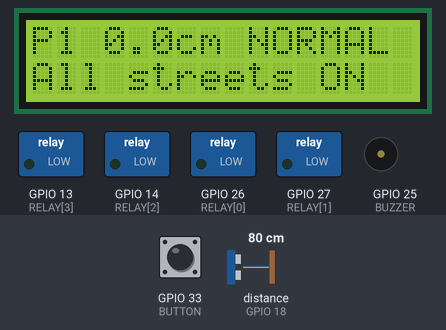
The sketch below on a simulated ESP32. On the bench: 16×2 character LCD, switched loads named in the sketch (green lamp = pin HIGH), buzzer (waves = sounding, pin HIGH). Wiring (inferred from the names in the program): ultrasonic range finder: trigger GPIO 5; echo GPIO 18. The test bench sets the inputs (shaded band); at power-on: distance to the obstacle (sensor on GPIO 18) 80 cm, GPIO 33 (BUTTON) HIGH. The echo pulse lasts 58.3 µs per cm; WiFi joins after 1.5 s; servers stay silent unless stated; uploads are accepted with an empty reply; EEPROM starts erased; pins used as bus, display or sensor lines are not drawn; what the sketch prints to the serial monitor is not drawn.

Above: at 6.4 s.
6.5 s: distance to the obstacle (sensor on GPIO 18) set to 15 cm
At 8.0 s:
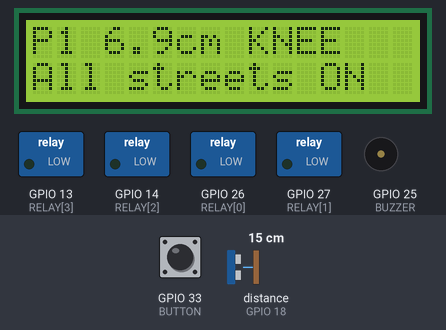
8.3 s: distance to the obstacle (sensor on GPIO 18) set to 12 cm
At 11.0 s:
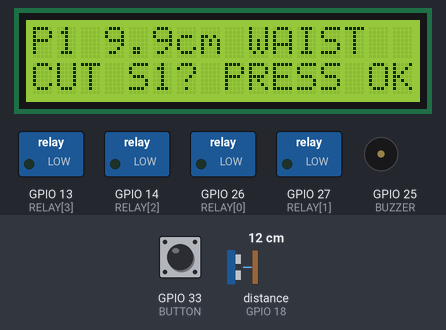
11.3 s: GPIO 33 (BUTTON) pulled LOW for 0.15 s
At 12.6 s:
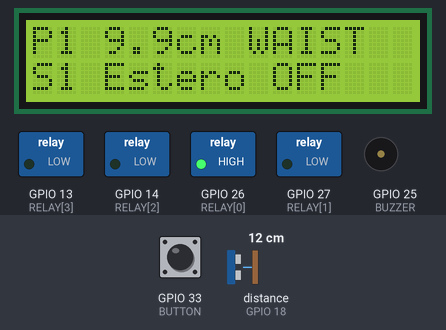
13.4 s: distance to the obstacle (sensor on GPIO 18) set to 2 cm
At 14.2 s:
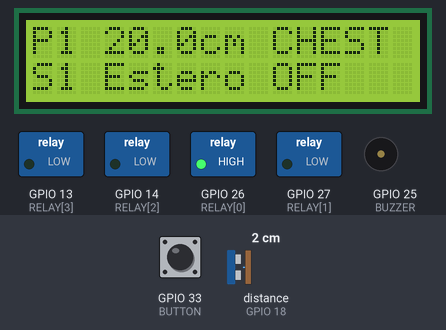
15.4 s: distance to the obstacle (sensor on GPIO 18) set to 18 cm
At 17.0 s:
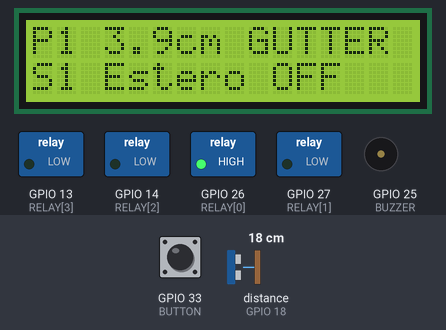
17.4 s: distance to the obstacle (sensor on GPIO 18) set to 35 cm
At 18.7 s:
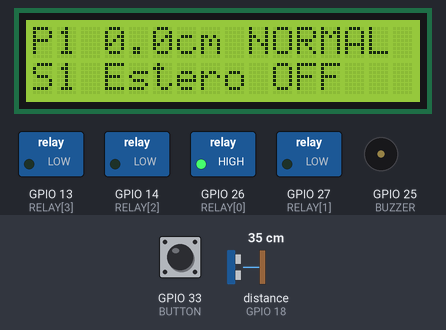
Timing chart, 0 to 20.4 s (numbered marks = the images above; inputs shaded):
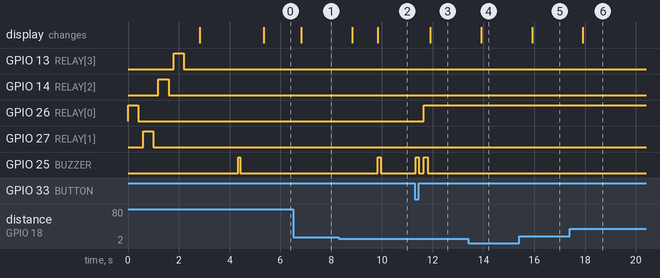

Measured:
- the behaviour switches between 14 and 13 cm on distance to the obstacle (sensor on GPIO 18) (found by bisection; images 1 and 2)
- after the input at 6.5 s, the display: changes after 0.32 s (image 1)
- after the input at 8.3 s, the display: first changes after 0.52 s (image 2 shows a later state)
- after the input at 11.3 s, GPIO 26 (RELAY[0]): LOW → HIGH after 0.35 s; GPIO 25 (BUZZER): LOW → HIGH after 0.35 s, → LOW 0.15 s later; the display: changes after 0.61 s (image 3)
- after the input at 13.4 s, the display: changes after 0.51 s (image 4)
- after the input at 15.4 s, the display: changes after 0.51 s (image 5)
- after the input at 17.4 s, the display: changes after 0.52 s (image 6)

The sketch:

bahagi_firmware.ino
```cpp
/*
  BAHAGI firmware · ESP32 in the substation box (Team NEXORA, Meralco IDOL Hackathon 2026)

  SILIP  the HC-SR04 on Pole P1 measures how deep the water is.
  PASYA  at knee level or higher it RECOMMENDS cutting S1 (Estero St.). It never cuts on its own:
         a person approves with the APPROVE button on the lid (or from the dashboard, if Wi-Fi is set up).
  BABALA buzzer + LCD warn on the spot.

  Pins (same as box plan v4 and the hardware test):
    Relays IN1..IN4 = GPIO26, 27, 14, 13  (active LOW: LOW = relay on = street CUT)
    HC-SR04 TRIG = GPIO5, ECHO = GPIO18 (through the 1k/2k divider)
    LCD I2C SDA = GPIO21, SCL = GPIO22 (through the level converter)
    Buzzer + = GPIO25, APPROVE button = GPIO33 to GND

  Button:
    short press  = approve the recommended cut  /  silence the buzzer
    hold 2 s     = restore all streets (only when the water has gone down)
    hold 6 s     = calibrate: "this is dry" (do it with the container empty)

  v5: LCD row 2 shows every relay that is really cut (S1 S2 S3 M1), not just S1.
  v4: LCD search also tries SDA/SCL swapped and prints the I2C line levels + every device it hears.
  v3: LCD is searched again every 5 s if it wasn't found at start.
  v2: dashboard reply parsed strictly (only "cut":["S1",...] counts), LCD found at any I2C address.

  Libraries: "LiquidCrystal I2C" by Frank de Brabander. Board: ESP32 Dev Module (esp32 by Espressif 3.x).
  Wi-Fi is optional: leave WIFI_SSID empty and everything works with the lid button and LCD alone.
*/

#include <Wire.h>
#include <LiquidCrystal_I2C.h>
#include <Preferences.h>
#include <WiFi.h>
#include <HTTPClient.h>
#include <WiFiUdp.h>
#include <esp_system.h>

// ------------------------------------------------------------------ settings you may change
const char* WIFI_SSID = "BAHAGI";           // the laptop's Windows Mobile Hotspot (2.4 GHz). "" = no Wi-Fi (standalone)
const char* WIFI_PASS = "bahagi2026";
const char* BACKEND   = "auto";             // "auto" = find the laptop by itself (it announces itself on the Wi-Fi)
                                            // or a fixed address like "http://192.168.43.120:8000"
const bool  BUZZER_IS_PASSIVE = false;      // true if your buzzer only clicks with plain power

float DRY_DISTANCE_CM = 22.0;               // sensor to the dry container floor (button-hold 6 s overwrites this)

// water levels on the model's gauge (cm), same as the dashboard (src/config.ts)
const float GUTTER_CM = 1.0, KNEE_CM = 5.0, WAIST_CM = 8.0, CHEST_CM = 11.0;
const float HYSTERESIS_CM = 0.5;            // water must drop this far below a line to count as "below"
const unsigned long CONFIRM_MS = 3000;      // knee level must hold this long before recommending a cut
const unsigned long DRY_MS = 10000;         // water must stay below gutter this long before restore is allowed

// ------------------------------------------------------------------ pins
const int RELAY[4] = {26, 27, 14, 13};
const char* STREET[4] = {"S1 Estero (TR-1)", "S2 Mabini (TR-2)", "S3 Rizal (TR-3)", "S4 house M1 smart meter"};
const int SENSOR_STREET = 0;                // Pole P1 stands on Estero St. (S1)
const int TRIG = 5, ECHO = 18, SDA_PIN = 21, SCL_PIN = 22, BUZZER = 25, BUTTON = 33;

// ------------------------------------------------------------------ state
enum Level { NORMAL, GUTTER, KNEE, WAIST, CHEST };
const char* LEVEL_NAME[] = {"NORMAL", "GUTTER", "KNEE", "WAIST", "CHEST"};

LiquidCrystal_I2C* lcd = nullptr;
Preferences prefs;

bool cut[4] = {false, false, false, false};   // true = that relay is open (power cut). K4 = house M1's smart meter
float depthCm = 0, distanceCm = -1;
bool sensorOk = false;
Level level = NORMAL;
bool pending = false;                         // a cut is recommended and waiting for approval
bool silenced = false;
unsigned long dangerSince = 0, drySince = 0;
bool lidApprovedEvent = false;                // tell the backend the lid button approved
bool lidRestoreEvent = false;
const char* BOOT_REASON = "unknown";            // why the ESP32 last started (sent to the dashboard)
int lastNet = 0;                                // HTTP code of the previous post (200 = got the dashboard's answer)
unsigned long lastReplyMs = 0;                  // how long that answer took

// ------------------------------------------------------------------ relays (fail-safe: lights ON unless told otherwise)
// How the houses are wired to the relays. The built model has the houses on the NO screws (tested: all 4 relay lights
// on = all houses lit; relays off = houses dark), so a house is lit while its relay is pulled in and goes dark when
// the relay is released. If the houses are ever moved to the NC screws, set this to false.
const bool HOUSES_ON_NO = true;
int pinFor(bool cutIt) {                       // relay board input is active LOW (LOW = relay pulled in)
  bool pullIn = HOUSES_ON_NO ? !cutIt : cutIt;
  return pullIn ? LOW : HIGH;
}

void setRelay(int i, bool cutIt) {
  cut[i] = cutIt;
  digitalWrite(RELAY[i], pinFor(cutIt));
  Serial.printf("[RELAY] %s -> %s\n", STREET[i], cutIt ? "CUT (power off)" : "ON");
}

// ------------------------------------------------------------------ buzzer
void buzzOn()  { if (BUZZER_IS_PASSIVE) tone(BUZZER, 2200); else digitalWrite(BUZZER, HIGH); }
void buzzOff() { if (BUZZER_IS_PASSIVE) noTone(BUZZER);     else digitalWrite(BUZZER, LOW); }
void beep(int ms) { buzzOn(); delay(ms); buzzOff(); }

// ------------------------------------------------------------------ sensor
float pingCm() {
  digitalWrite(TRIG, LOW);  delayMicroseconds(2);
  digitalWrite(TRIG, HIGH); delayMicroseconds(10);
  digitalWrite(TRIG, LOW);
  unsigned long us = pulseIn(ECHO, HIGH, 30000);
  return us == 0 ? -1 : us / 58.0;
}

// median of 3 pings, ignores misses (kept short so button presses aren't missed)
float readDistance() {
  float v[3]; int n = 0;
  for (int i = 0; i < 3; i++) {
    float d = pingCm();
    if (d > 0 && d < 400) v[n++] = d;
    delay(25);
  }
  if (n == 0) return -1;
  for (int i = 1; i < n; i++) for (int j = i; j > 0 && v[j] < v[j - 1]; j--) { float t = v[j]; v[j] = v[j - 1]; v[j - 1] = t; }
  return v[n / 2];
}

Level levelFor(float d, Level prev) {
  // a level is only left when the water drops HYSTERESIS_CM below its line (stops flicker)
  const float lines[] = {0, GUTTER_CM, KNEE_CM, WAIST_CM, CHEST_CM};
  Level l = NORMAL;
  for (int i = 4; i >= 1; i--) if (d >= lines[i]) { l = (Level)i; break; }
  if (l < prev && d > lines[prev] - HYSTERESIS_CM) return prev;
  return l;
}

// ------------------------------------------------------------------ LCD (16x2)
void lcdLine(int row, const String& s) {
  if (!lcd) return;
  String t = s;
  while (t.length() < 16) t += ' ';
  lcd->setCursor(0, row);
  lcd->print(t.substring(0, 16));
}

void showStatus() {
  if (!sensorOk) lcdLine(0, "P1 no echo");
  else lcdLine(0, "P1 " + String(depthCm, 1) + "cm " + LEVEL_NAME[level]);

  // row 2 shows the relays that are ACTUALLY cut right now (all four), not a fixed message
  String off = "";
  const char* SHORT[4] = {"S1", "S2", "S3", "M1"};
  int nOff = 0;
  for (int i = 0; i < 4; i++) if (cut[i]) { if (nOff++) off += " "; off += SHORT[i]; }
  bool dry = drySince && millis() - drySince > DRY_MS;

  if (pending) lcdLine(1, "CUT S1? PRESS OK");
  else if (nOff == 0) lcdLine(1, "All streets ON");
  else if (dry && (millis() / 2000) % 2) lcdLine(1, "Dry:hold=restore");   // alternates with the OFF list
  else if (nOff == 1) lcdLine(1, String(cut[0] ? "S1 Estero" : cut[1] ? "S2 Mabini" : cut[2] ? "S3 Rizal" : "M1 meter") + " OFF");
  else lcdLine(1, "OFF:" + off);
}

// Find the LCD backpack: a PCF8574 (0x20-0x27) or PCF8574A (0x38-0x3F). Tries SDA=D21/SCL=D22 first, then the two
// wires swapped (a common mix-up). Called at start (verbose: prints the line levels and every I2C device it hears)
// and again every 5 s while no screen is found.
void findLcd(bool verbose) {
  const int pins[2][2] = {{SDA_PIN, SCL_PIN}, {SCL_PIN, SDA_PIN}};
  for (int k = 0; k < 2 && !lcd; k++) {
    int sda = pins[k][0], scl = pins[k][1];
    Wire.end();
    pinMode(sda, INPUT_PULLUP); pinMode(scl, INPUT_PULLUP); delay(2);
    int a = digitalRead(sda), b = digitalRead(scl);
    if (verbose && k == 0)
      Serial.printf("[LCD] idle line levels: D%d=%s D%d=%s %s\n", sda, a ? "HIGH" : "LOW", scl, b ? "HIGH" : "LOW",
                    (a && b) ? "(OK)" : "(a LOW line = held to GND: level converter LV not on 3.3V, or a short)");
    if (!(a && b)) continue;               // a stuck line would make every probe wait for a timeout: don't scan
    Wire.begin(sda, scl);
    byte addr = 0;
    for (byte x = 0x08; x <= 0x77; x++) {
      bool lcdRange = (x >= 0x20 && x <= 0x27) || (x >= 0x38 && x <= 0x3F);
      if (!verbose && !lcdRange) continue;  // the 5 s retries only check the 16 LCD addresses (fast)
      Wire.beginTransmission(x);
      if (Wire.endTransmission() == 0) {
        if (verbose) Serial.printf("[LCD] I2C device answers at 0x%02X (SDA=D%d, SCL=D%d)\n", x, sda, scl);
        if (!addr && lcdRange) addr = x;
      }
    }
    if (addr) {
      lcd = new LiquidCrystal_I2C(addr, 16, 2);
      lcd->init(); lcd->backlight(); lcdLine(0, "BAHAGI"); lcdLine(1, "Bahagi lang...");
      Serial.printf("[LCD] found at 0x%02X%s\n", addr,
                    k ? ". NOTE: SDA and SCL wires are swapped; it works anyway" : "");
      return;
    }
  }
  Wire.end();
  Wire.begin(SDA_PIN, SCL_PIN);
  if (verbose) Serial.println("[LCD] no screen on I2C with either wire order (will keep trying every 5 s). "
                              "Check the level converter: LV=3.3V, HV=5V, GND on both sides");
}

// ------------------------------------------------------------------ backend (optional)
// POST {BACKEND}/esp/reading  body: {"poleId":"P1","depthCm":5.1,"distanceCm":16.9,"level":"knee","sensorOk":true,
//                                    "pending":true,"cut":{"S1":false,"S2":false,"S3":false},"lidApproved":false,"lidRestore":false}
// reply (optional):              {"cut":["S1","S4"]} -> relays the dispatcher approved to cut (S4 = M1's smart meter; empty = restore all)
// The backend must apply lidApproved / lidRestore BEFORE building its reply, so a lid approval is never undone.
// If the backend is down, the box keeps working on the lid button alone.
unsigned long lastPost = 0;
String backendUrl = "";                     // filled from BACKEND, or learned from the laptop's announcement
WiFiUDP beacon;
bool beaconOn = false;
int netFails = 0;

// The backend shouts "BAHAGI:8000" to the whole Wi-Fi every 2 s (UDP port 4210). We take the sender's address.
void findBackend() {
  if (strcmp(BACKEND, "auto") != 0) { backendUrl = BACKEND; return; }
  if (WiFi.status() != WL_CONNECTED) return;
  static unsigned long listenSince = 0;
  if (!beaconOn) { beacon.begin(4210); beaconOn = true; Serial.println("[NET] looking for the BAHAGI laptop..."); }
  if (backendUrl.length() == 0 && listenSince == 0) listenSince = millis();
  int n = beacon.parsePacket();
  if (n <= 0) {
    // no announcement heard: on a Windows Mobile Hotspot the laptop IS the gateway (192.168.137.1), so try it
    if (backendUrl.length() == 0 && listenSince && millis() - listenSince > 6000) {
      backendUrl = "http://" + WiFi.gatewayIP().toString() + ":8000";
      listenSince = 0;
      Serial.println("[NET] no announcement heard, trying the hotspot gateway " + backendUrl);
    }
    return;
  }
  listenSince = 0;
  char buf[32] = {0};
  beacon.read(buf, sizeof(buf) - 1);
  if (strncmp(buf, "BAHAGI:", 7) != 0) return;
  String url = "http://" + beacon.remoteIP().toString() + ":" + String(atoi(buf + 7));
  if (url != backendUrl) {
    backendUrl = url;
    netFails = 0;
    Serial.println("[NET] found the backend at " + backendUrl);
  }
}

void postReading() {
  if (strlen(WIFI_SSID) == 0 || WiFi.status() != WL_CONNECTED) return;
  findBackend();
  if (backendUrl.length() == 0) return;
  if (millis() - lastPost < 2000) return;
  lastPost = millis();

  const char* lv[] = {"normal", "gutter", "knee", "waist", "chest"};
  char body[480];
  snprintf(body, sizeof(body),
           "{\"poleId\":\"P1\",\"depthCm\":%.1f,\"distanceCm\":%.1f,\"level\":\"%s\",\"sensorOk\":%s,\"pending\":%s,"
           "\"cut\":{\"S1\":%s,\"S2\":%s,\"S3\":%s,\"S4\":%s},\"lidApproved\":%s,\"lidRestore\":%s,"
           "\"uptimeS\":%lu,\"rssi\":%d,\"lcdOk\":%s,\"dryCm\":%.1f,\"boot\":\"%s\",\"net\":%d,\"replyMs\":%lu}",
           depthCm, distanceCm, lv[level], sensorOk ? "true" : "false", pending ? "true" : "false",
           cut[0] ? "true" : "false", cut[1] ? "true" : "false", cut[2] ? "true" : "false", cut[3] ? "true" : "false",
           lidApprovedEvent ? "true" : "false", lidRestoreEvent ? "true" : "false",
           (unsigned long)(millis() / 1000), (int)WiFi.RSSI(), lcd ? "true" : "false", DRY_DISTANCE_CM, BOOT_REASON,
           lastNet, lastReplyMs);

  HTTPClient http;
  http.setConnectTimeout(3000);
  http.setTimeout(5000);                        // a slow laptop answer used to be dropped after 1.5 s
  http.begin(backendUrl + "/esp/reading");
  http.addHeader("Content-Type", "application/json");
  unsigned long t0 = millis();
  int code = http.POST(body);
  lastReplyMs = millis() - t0;
  lastNet = code;
  if (code == 200) {
    netFails = 0;
    lidApprovedEvent = lidRestoreEvent = false;
    String reply = http.getString();
    static String lastReply = "";
    if (reply != lastReply) { Serial.println("[NET] dashboard says: " + reply); lastReply = reply; }
    // only follow  "cut": [ ... ]  (anything else that happens to be named "cut" is ignored)
    int k = reply.indexOf("\"cut\"");
    int a = -1, b = -1;
    if (k >= 0) {
      int p = k + 5;
      while (p < (int)reply.length() && (reply[p] == ' ' || reply[p] == ':')) p++;
      if (p < (int)reply.length() && reply[p] == '[') { a = p; b = reply.indexOf(']', a); }
    }
    if (a >= 0 && b > a) {                      // follow the dispatcher's decision from the dashboard
      String list = reply.substring(a + 1, b);
      for (int i = 0; i < 4; i++) {             // S1-S3 transformers, S4 = M1's smart meter
        bool want = list.indexOf(String("\"S") + (i + 1) + "\"") >= 0;   // exact "S2", with the quotes
        if (want != cut[i]) {
          Serial.printf("[NET] dashboard wants %s -> %s\n", STREET[i], want ? "CUT" : "ON");
          setRelay(i, want);
          if (want && i == SENSOR_STREET) pending = false;   // only an S1 cut answers the S1 recommendation
        }
      }
    }
  } else {
    Serial.printf("[NET] backend not reachable (%d), running on the lid button\n", code);
    if (++netFails >= 3 && strcmp(BACKEND, "auto") == 0) backendUrl = "";   // laptop moved? listen again
  }
  http.end();
}

// ------------------------------------------------------------------ button
unsigned long pressedAt = 0;
bool wasPressed = false, longDone = false;

void calibrate() {
  lcdLine(0, "Calibrating...");
  lcdLine(1, "keep it dry");
  float d = readDistance();
  if (d > 0) {
    DRY_DISTANCE_CM = d;
    prefs.putFloat("dry", d);
    Serial.printf("[CAL] dry distance = %.1f cm (saved)\n", d);
    lcdLine(1, "dry=" + String(d, 1) + "cm saved");
    beep(80); delay(80); beep(80);
  } else {
    lcdLine(1, "no echo, failed");
    beep(600);
  }
  delay(1500);
}

void handleButton() {
  bool p = digitalRead(BUTTON) == LOW;
  unsigned long now = millis();
  if (p && !wasPressed) { pressedAt = now; longDone = false; }

  if (p && !longDone && now - pressedAt > 6000) {           // hold 6 s: calibrate
    longDone = true;
    calibrate();
  }

  if (!p && wasPressed && !longDone) {
    unsigned long held = now - pressedAt;
    if (held >= 2000) {                                      // hold 2 s: restore (only when it's dry)
      bool dry = drySince && now - drySince > DRY_MS;
      if (dry) {
        for (int i = 0; i < 4; i++) if (cut[i]) setRelay(i, false);
        lidRestoreEvent = true;
        Serial.println("[LID] restore approved on the lid");
        beep(60); delay(60); beep(60);
      } else {
        Serial.println("[LID] restore refused: water not down for 10 s yet");
        beep(400);
      }
    } else if (held > 40) {                                  // short press
      if (pending) {
        setRelay(SENSOR_STREET, true);
        pending = false;
        lidApprovedEvent = true;
        Serial.println("[LID] cut approved on the lid");
        beep(150);
      }
      silenced = true;
      buzzOff();
    }
  }
  wasPressed = p;
}

// ------------------------------------------------------------------ setup / loop
void setup() {
  // all streets ON first. pinMode must come BEFORE digitalWrite: on ESP32 core 3.x a write to a pin that isn't an
  // output yet is ignored, and the pin then starts LOW = every relay pulled in.
  for (int i = 0; i < 4; i++) { pinMode(RELAY[i], OUTPUT); digitalWrite(RELAY[i], pinFor(false)); }
  pinMode(TRIG, OUTPUT); pinMode(ECHO, INPUT);
  pinMode(BUZZER, OUTPUT); buzzOff();
  pinMode(BUTTON, INPUT_PULLUP);

  // relay check at every start: K1, K2, K3, K4 click once each, in order (each street's houses blink off once). A relay that stays silent = its IN wire
  // isn't on the right ESP32 pin (IN1 D26, IN2 D27, IN3 D14, IN4 D13) or the relay board has no power.
  for (int i = 0; i < 4; i++) {
    Serial.printf("[TEST] relay K%d (pin %d)\n", i + 1, RELAY[i]);
    digitalWrite(RELAY[i], pinFor(true));  delay(400);   // that street's houses blink off once
    digitalWrite(RELAY[i], pinFor(false)); delay(200);
  }

  Serial.begin(115200);
  switch (esp_reset_reason()) {                 // a brownout = the power supply dipped (too much load on USB)
    case ESP_RST_POWERON:  BOOT_REASON = "power_on"; break;
    case ESP_RST_BROWNOUT: BOOT_REASON = "brownout"; break;
    case ESP_RST_PANIC:    BOOT_REASON = "crash"; break;
    case ESP_RST_INT_WDT: case ESP_RST_TASK_WDT: case ESP_RST_WDT: BOOT_REASON = "watchdog"; break;
    case ESP_RST_SW:       BOOT_REASON = "software"; break;
    case ESP_RST_EXT:      BOOT_REASON = "reset_button"; break;
    default:               BOOT_REASON = "other"; break;
  }
  Serial.printf("[BOOT] reason: %s\n", BOOT_REASON);
  delay(300);
  Serial.println("\n=== BAHAGI · Bahagi lang, hindi buong barangay ===");

  prefs.begin("bahagi", false);
  DRY_DISTANCE_CM = prefs.getFloat("dry", DRY_DISTANCE_CM);
  Serial.printf("[CAL] dry distance %.1f cm (hold the button 6 s with the container empty to recalibrate)\n", DRY_DISTANCE_CM);

  Wire.begin(SDA_PIN, SCL_PIN);
  findLcd(true);

  if (strlen(WIFI_SSID)) {
    WiFi.mode(WIFI_STA);
    WiFi.setSleep(false);                       // answer fast: no Wi-Fi power saving
    WiFi.begin(WIFI_SSID, WIFI_PASS);
    Serial.printf("[NET] connecting to %s", WIFI_SSID);
    for (int i = 0; i < 20 && WiFi.status() != WL_CONNECTED; i++) { delay(500); Serial.print('.'); }
    Serial.println(WiFi.status() == WL_CONNECTED ? " ok, IP " + WiFi.localIP().toString() : " failed, running standalone");
  }
  beep(80);
  delay(800);
}

unsigned long lastRead = 0, lastLog = 0, lastChirp = 0, lastLcdTry = 0;

void loop() {
  unsigned long now = millis();
  handleButton();

  if (now - lastRead >= 500) {
    lastRead = now;
    distanceCm = readDistance();
    sensorOk = distanceCm > 0;
    if (sensorOk) {
      depthCm = max(0.0f, DRY_DISTANCE_CM - distanceCm);
      level = levelFor(depthCm, level);
    }

    // PASYA: recommend a cut when knee level holds for CONFIRM_MS (never cut without approval)
    bool danger = sensorOk && level >= KNEE;
    if (danger) {
      if (!dangerSince) dangerSince = now;
      if (!cut[SENSOR_STREET] && !pending && now - dangerSince >= CONFIRM_MS) {
        pending = true;
        silenced = false;
        Serial.printf("[PASYA] %.1f cm (%s) at P1 -> recommend cutting %s. Waiting for APPROVE.\n",
                      depthCm, LEVEL_NAME[level], STREET[SENSOR_STREET]);
      }
    } else {
      dangerSince = 0;
      if (pending) { pending = false; Serial.println("[PASYA] water went down, recommendation withdrawn"); }
    }

    // dry timer for restore
    if (sensorOk && depthCm < GUTTER_CM - HYSTERESIS_CM / 2) { if (!drySince) drySince = now; }
    else drySince = 0;

    showStatus();
    for (int i = 0; i < 4; i++) digitalWrite(RELAY[i], pinFor(cut[i]));   // keep every relay pin where it should be
  }

  // BABALA: chirp while a cut is waiting for approval (button silences)
  if (pending && !silenced && now - lastChirp > 1500) { lastChirp = now; beep(120); }

  if (now - lastLog >= 1000) {
    lastLog = now;
    if (sensorOk) Serial.printf("P1 distance %.1f cm | depth %.1f cm | %s | S1 %s S2 %s S3 %s%s\n",
                                distanceCm, depthCm, LEVEL_NAME[level],
                                cut[0] ? "CUT" : "on", cut[1] ? "CUT" : "on", cut[2] ? "CUT" : "on",
                                pending ? " | WAITING FOR APPROVE" : "");
    else Serial.println("P1 no echo (check sensor wiring)");
  }

  if (!lcd && now - lastLcdTry >= 5000) { lastLcdTry = now; findLcd(false); }

  postReading();
}
```
